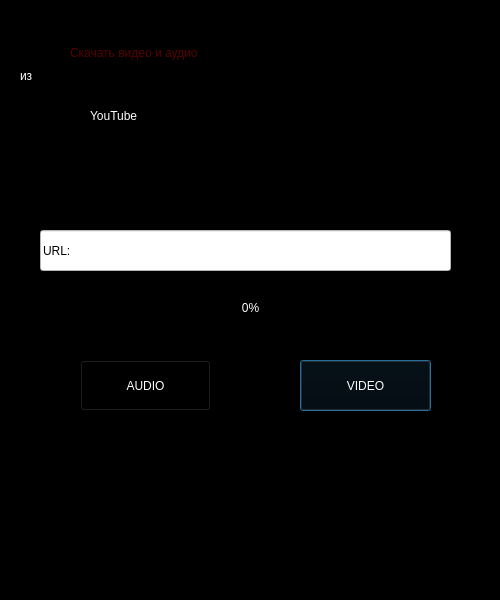
<?xml version="1.0" encoding="UTF-8"?>
<ui version="4.0">
 <class>Dialog</class>
 <widget class="QDialog" name="Dialog">
  <property name="geometry">
   <rect>
    <x>0</x>
    <y>0</y>
    <width>500</width>
    <height>600</height>
   </rect>
  </property>
  <property name="windowTitle">
   <string>Dialog</string>
  </property>
  <property name="styleSheet">
   <string notr="true">background-color: rgb(0, 0, 0);</string>
  </property>
  <widget class="QLabel" name="label">
   <property name="geometry">
    <rect>
     <x>70</x>
     <y>30</y>
     <width>391</width>
     <height>46</height>
    </rect>
   </property>
   <property name="styleSheet">
    <string notr="true">font: 75 22pt &quot;MS Shell Dlg 2&quot;;
color: rgb(85, 0, 0);</string>
   </property>
   <property name="text">
    <string>Скачать видео и аудио</string>
   </property>
  </widget>
  <widget class="QLabel" name="label_2">
   <property name="geometry">
    <rect>
     <x>20</x>
     <y>60</y>
     <width>51</width>
     <height>31</height>
    </rect>
   </property>
   <property name="styleSheet">
    <string notr="true">font: 75 italic 20pt &quot;Perpetua&quot;;
color: rgb(255, 255, 255);</string>
   </property>
   <property name="text">
    <string>из</string>
   </property>
  </widget>
  <widget class="QLabel" name="label_3">
   <property name="geometry">
    <rect>
     <x>90</x>
     <y>80</y>
     <width>251</width>
     <height>71</height>
    </rect>
   </property>
   <property name="styleSheet">
    <string notr="true">font: 75 36pt &quot;MS Shell Dlg 2&quot;;
color: rgb(255, 255, 255);</string>
   </property>
   <property name="text">
    <string>YouTube</string>
   </property>
  </widget>
  <widget class="QLineEdit" name="lineEdit">
   <property name="geometry">
    <rect>
     <x>40</x>
     <y>230</y>
     <width>411</width>
     <height>41</height>
    </rect>
   </property>
   <property name="styleSheet">
    <string notr="true">color: rgb(255, 255, 255);
color: rgb(0, 0, 0);
background-color: rgb(255, 255, 255);</string>
   </property>
   <property name="text">
    <string>URL:</string>
   </property>
  </widget>
  <widget class="QProgressBar" name="progressBar">
   <property name="geometry">
    <rect>
     <x>60</x>
     <y>300</y>
     <width>381</width>
     <height>16</height>
    </rect>
   </property>
   <property name="styleSheet">
    <string notr="true">color: rgb(255, 255, 255);</string>
   </property>
   <property name="value">
    <number>0</number>
   </property>
  </widget>
  <widget class="QPushButton" name="video">
   <property name="geometry">
    <rect>
     <x>300</x>
     <y>360</y>
     <width>131</width>
     <height>51</height>
    </rect>
   </property>
   <property name="styleSheet">
    <string notr="true">color: rgb(255, 255, 255);
font: 75 10pt &quot;MS Shell Dlg 2&quot;;</string>
   </property>
   <property name="text">
    <string>VIDEO</string>
   </property>
  </widget>
  <widget class="QPushButton" name="audio">
   <property name="geometry">
    <rect>
     <x>80</x>
     <y>360</y>
     <width>131</width>
     <height>51</height>
    </rect>
   </property>
   <property name="styleSheet">
    <string notr="true">color: rgb(255, 255, 255);
font: 75 10pt &quot;MS Shell Dlg 2&quot;;</string>
   </property>
   <property name="text">
    <string>AUDIO</string>
   </property>
  </widget>
 </widget>
 <resources/>
 <connections/>
</ui>
